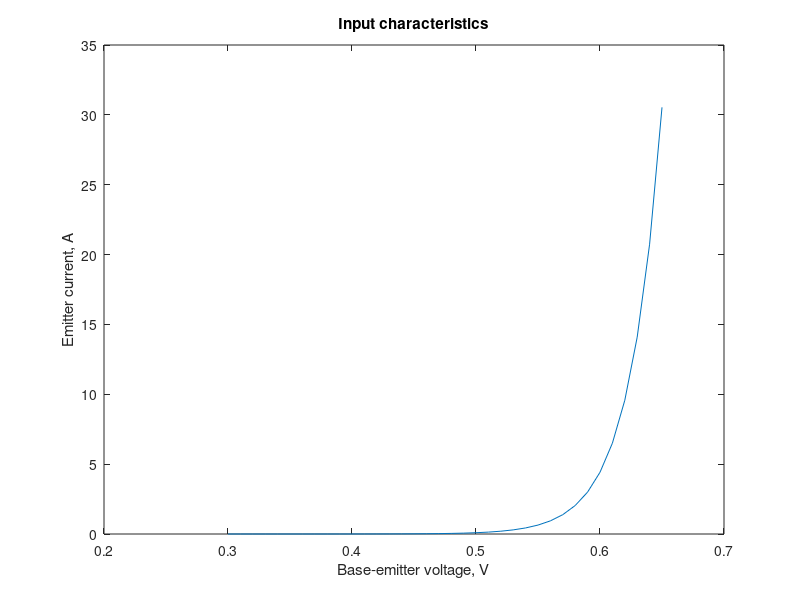

The MATLAB script that drew this image:
%Input characteristics of a BJT
diary ex12_1.dat
diary on
k=1.381e-23; temp=300; q=1.602e-19;
cur_den=2e-10; area=5.0; beta_f=120; beta_r=0.3;
vt=k*temp/q; is=cur_den*area;
alpha_f=beta_f/(1+beta_f);
alpha_r = beta_r/(1+beta_r);
ies=is/alpha_f;
vbe=0.3:0.01:0.65;
ics=is/alpha_r;
m=length(vbe)
for i = 1:m
ifr(i) = ies*exp((vbe(i)/vt)-1);
ir1(i) = ics*exp((-1.0/vt)-1);
ie1(i) = abs(-ifr(i) + alpha_r*ir1(i));
end
plot(vbe,ie1)
title('Input characteristics')
xlabel('Base-emitter voltage, V')
ylabel('Emitter current, A')